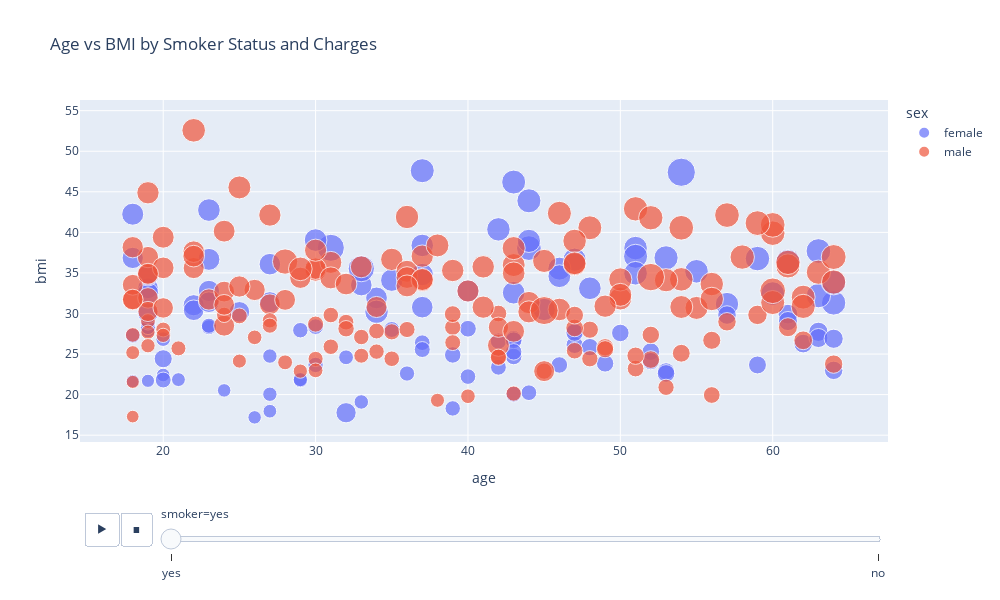

The code cell stored with this chart in its notebook:
### Markdown cell above
**Distribution of Charges**

This histogram shows how charges are distributed. The majority of the respondents pay 2,000 to 14,000. I will be probing into how the charges are impacted by age, bmi, and smoking habits in the next stage.

### Code cell
fig = px.scatter(data_frame=df, x="age", y="bmi",
                        color="sex", size= "charges", animation_frame="smoker",
                        title="Age vs BMI by Smoker Status and Charges", width=1000, height=600)

fig.show()

### Figure 1 — Plotly figure (JSON) as saved in the notebook; plotly's stock layout.template omitted (floating-point values rounded to 4 significant figures; data arrays with more than 128 entries replaced by an {"elided": "..."} marker saying what was removed)
{"data": [{"hovertemplate": "sex=female<br>smoker=yes<br>age=%{x}<br>bmi=%{y}<br>charges=%{marker.size}<extra></extra>", "legendgroup": "female", "marker": {"color": "#636efa", "size": [16880.0, 27810.0, 37700.0, 23240.0, 14710.0, 16580.0, 39840.0, 43580.0, 47290.0, 30940.0, 19110.0, 17080.0, 32730.0, 19960.0, 21350.0, 36150.0, 48820.0, 37130.0, 19440.0, 38510.0, 29520.0, 47310.0, 17090.0, 22330.0, 47900.0, 24870.0, 34840.0, 47930.0, 48520.0, 13840.0, 18030.0, 21660.0, 15010.0, 19590.0, 14460.0, 18610.0, 28950.0, 37080.0, 19520.0, 48890.0, 63770.0, 45860.0, 39980.0, 58570.0, 43940.0, 15360.0, 17470.0, 25680.0, 42970.0, 34440.0, 42980.0, 24670.0, 27040.0, 40000.0, 46200.0, 44400.0, 40930.0, 16660.0, 40420.0, 19540.0, 23070.0, 17750.0, 24520.0, 38790.0, 23400.0, 55140.0, 36020.0, 27530.0, 45010.0, 37270.0, 42110.0, 24110.0, 40970.0, 46110.0, 46260.0, 29330.0, 19800.0, 17500.0, 21770.0, 14570.0, 16420.0, 35600.0, 21680.0, 44420.0, 39730.0, 20230.0, 21880.0, 19020.0, 33910.0, 44640.0, 16780.0, 24180.0, 34170.0, 46660.0, 40900.0, 36900.0, 40940.0, 22480.0, 23890.0, 18330.0, 21770.0, 33310.0, 18220.0, 20300.0, 41660.0, 26130.0, 20170.0, 24540.0, 14280.0, 16120.0, 33900.0, 36400.0, 18770.0, 43900.0, 29140.0], "sizemode": "area", "sizeref": 159.4, "symbol": "circle"}, "mode": "markers", "name": "female", "orientation": "v", "showlegend": true, "type": "scatter", "x": [19, 62, 34, 53, 20, 27, 37, 57, 64, 61, 29, 19, 32, 42, 42, 18, 63, 27, 40, 23, 63, 63, 20, 40, 59, 53, 27, 64, 61, 19, 23, 39, 27, 44, 26, 36, 63, 33, 30, 44, 54, 43, 35, 31, 34, 21, 19, 59, 47, 19, 44, 52, 64, 40, 44, 51, 30, 29, 37, 37, 47, 19, 50, 18, 47, 33, 23, 57, 60, 37, 46, 49, 48, 37, 51, 64, 43, 32, 43, 24, 27, 22, 46, 55, 45, 35, 43, 39, 22, 51, 33, 48, 23, 53, 23, 19, 43, 43, 52, 23, 43, 19, 18, 37, 46, 20, 20, 47, 18, 29, 25, 19, 30, 42, 61], "xaxis": "x", "y": [27.9, 26.29, 31.92, 22.88, 22.42, 24.75, 34.8, 31.16, 31.3, 29.92, 27.94, 28.3, 17.77, 23.37, 26.6, 36.85, 37.7, 36.08, 22.22, 36.67, 27.74, 32.2, 26.84, 28.12, 36.77, 22.61, 31.4, 33.8, 36.38, 21.7, 28.31, 24.89, 17.95, 20.23, 17.2, 22.6, 26.98, 33.5, 28.38, 38.06, 47.41, 46.2, 34.1, 38.09, 30.21, 21.85, 28.31, 23.66, 36.63, 33.11, 38.95, 25.3, 22.99, 32.77, 43.89, 38.06, 39.05, 21.75, 38.39, 26.4, 27.83, 28.88, 27.6, 42.24, 26.12, 35.53, 32.78, 29.81, 32.45, 30.78, 35.53, 23.84, 33.11, 47.6, 37.05, 26.89, 20.05, 24.6, 26.89, 20.52, 20.05, 31.02, 23.66, 35.2, 30.5, 28.02, 24.7, 18.3, 30.4, 34.96, 19.09, 25.85, 31.4, 36.86, 42.75, 32.49, 32.56, 26.7, 24.13, 28.49, 25.27, 30.02, 27.28, 25.55, 34.6, 24.42, 21.8, 27.64, 21.66, 21.85, 30.2, 34.7, 23.66, 40.37, 29.07], "yaxis": "y"}, {"hovertemplate": "sex=male<br>smoker=yes<br>age=%{x}<br>bmi=%{y}<br>charges=%{marker.size}<extra></extra>", "legendgroup": "male", "marker": {"color": "#EF553B", "size": {"elided": "159 float values"}, "sizemode": "area", "sizeref": 159.4, "symbol": "circle"}, "mode": "markers", "name": "male", "orientation": "v", "showlegend": true, "type": "scatter", "x": {"elided": "159 int values"}, "xaxis": "x", "y": {"elided": "159 float values"}, "yaxis": "y"}], "layout": {"height": 600, "legend": {"itemsizing": "constant", "title": {"text": "sex"}, "tracegroupgap": 0}, "sliders": [{"active": 0, "currentvalue": {"prefix": "smoker="}, "len": 0.9, "pad": {"b": 10, "t": 60}, "steps": [{"args": [["yes"], {"frame": {"duration": 0, "redraw": false}, "fromcurrent": true, "mode": "immediate", "transition": {"duration": 0, "easing": "linear"}}], "label": "yes", "method": "animate"}, {"args": [["no"], {"frame": {"duration": 0, "redraw": false}, "fromcurrent": true, "mode": "immediate", "transition": {"duration": 0, "easing": "linear"}}], "label": "no", "method": "animate"}], "x": 0.1, "xanchor": "left", "y": 0, "yanchor": "top"}], "title": {"text": "Age vs BMI by Smoker Status and Charges"}, "updatemenus": [{"buttons": [{"args": [null, {"frame": {"duration": 500, "redraw": false}, "fromcurrent": true, "mode": "immediate", "transition": {"duration": 500, "easing": "linear"}}], "label": "&#9654;", "method": "animate"}, {"args": [[null], {"frame": {"duration": 0, "redraw": false}, "fromcurrent": true, "mode": "immediate", "transition": {"duration": 0, "easing": "linear"}}], "label": "&#9724;", "method": "animate"}], "direction": "left", "pad": {"r": 10, "t": 70}, "showactive": false, "type": "buttons", "x": 0.1, "xanchor": "right", "y": 0, "yanchor": "top"}], "width": 1000, "xaxis": {"anchor": "y", "domain": [0, 1], "title": {"text": "age"}}, "yaxis": {"anchor": "x", "domain": [0, 1], "title": {"text": "bmi"}}}}
